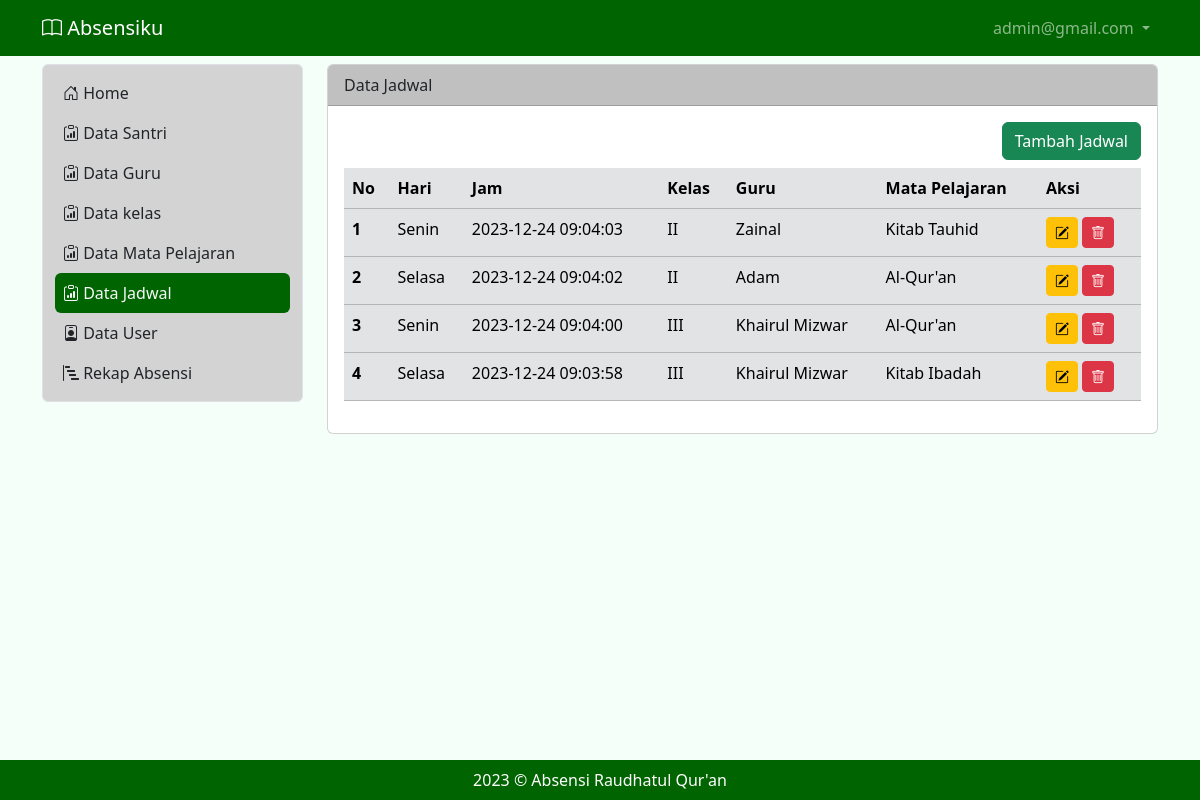
The page /jadwal (signed in) on the database its author committed.
### tables this page shows
CREATE TABLE IF NOT EXISTS `tb_user` (
  `id` int NOT NULL AUTO_INCREMENT,
  `nama` varchar(100) DEFAULT NULL,
  `username` varchar(200) DEFAULT NULL,
  `password` varchar(200) DEFAULT NULL,
  `level` int DEFAULT NULL,
  PRIMARY KEY (`id`)
);

CREATE TABLE IF NOT EXISTS `tb_jadwal` (
  `idj` int NOT NULL AUTO_INCREMENT,
  `hari` varchar(50) DEFAULT NULL,
  `jam` timestamp NULL DEFAULT NULL,
  `kelas` varchar(50) DEFAULT NULL,
  `guru` varchar(200) DEFAULT NULL,
  `mapel` varchar(50) DEFAULT NULL,
  PRIMARY KEY (`idj`)
);

### jadwal.php (the view, shortened to what this page needs)
<?php
include "proses/connect.php";
$query = mysqli_query($conn, "SELECT * FROM tb_jadwal GROUP BY idj ORDER BY jam DESC");
while ($record = mysqli_fetch_array($query)) {
    $result[] = $record;
}
?>
<div class="col-lg-9 mt-2">
    <div class="card">
        <div class="card-header bg-dark">
            Data Jadwal
        </div>
        <div class="card-body">
            <div class="row">
                <div class="col d-flex justify-content-end">
                    <button class="btn btn-success mb-2" data-bs-toggle="modal" data-bs-target="#ModalTambahUser"> Tambah Jadwal</button>
                </div>
            </div>
            <?php
            if (empty($result)) {
                echo "Data Jadwal Tidak Ada";
            } else {
            ?>
                <div class="table-responsive">
                    <table class="table table-hover table-secondary">
                        <thead>
                            <tr class="text-nowrap">
                                <th scope="col">No</th>
                                <th scope="col">Hari</th>
                                <th scope="col">Jam</th>
                                <th scope="col">Kelas</th>
                                <th scope="col">Guru</th>
                                <th scope="col">Mata Pelajaran</th>
                                <th scope="col">Aksi</th>
                            </tr>
                        </thead>
                        <tbody>
                            <?php
                            $no = 1;
                            foreach ($result as $row) {
                            ?>
                                <tr>
                                    <th scope="row"><?php echo $no++ ?></th>
                                    <td><?php echo $row['hari'] ?></td>
                                    <td><?php echo $row['jam'] ?></td>
                                    <td><?php echo $row['kelas'] ?></td>
                                    <td><?php echo $row['guru'] ?></td>
                                    <td><?php echo $row['mapel'] ?></td>
                                    <td>
                                        <div class="d-flex">
                                            <button class="btn btn-warning btn-sm me-1" data-bs-toggle="modal" data-bs-target="#ModalEdit<?php echo $row['idj'] ?>"><i class="bi bi-pencil-square"></i></button>
                                            <button class="btn btn-danger btn-sm me-1 " data-bs-toggle="modal" data-bs-target="#ModalDelete<?php echo $row['idj'] ?>"><i class="bi bi-trash"></i></button>
                                        </div>
                                    </td>
                                </tr>
                            <?php
                            }
                            ?>
                        </tbody>
                    </table>
                </div>
            <?php
            }
            ?>
        </div>
    </div>
</div>
</div>
</div>

### index.php (shortened to what this page needs)
<?php
if(isset($_GET['x']) && $_GET['x']=='home'){
    $page = "home.php";
    include "main.php";
}elseif(isset($_GET['x']) && $_GET['x']=='santri'){
    $page = "santri.php";
    include "main.php";
}elseif(isset($_GET['x']) && $_GET['x']=='guru'){
    $page = "guru.php";
    include "main.php";
}elseif(isset($_GET['x']) && $_GET['x']=='kelas'){
    $page = "kelas.php";
    include "main.php";
}elseif(isset($_GET['x']) && $_GET['x']=='matapelajaran'){
    $page = "matapelajaran.php";
    include "main.php";
}elseif(isset($_GET['x']) && $_GET['x']=='jadwal'){
    include "main.php";
}elseif(isset($_GET['x']) && $_GET['x']=='user'){
    $page = "user.php";
    include "main.php";
}elseif(isset($_GET['x']) && $_GET['x']=='rekapabsensi'){
    $page = "rekapabsensi.php";
    include "main.php";
}elseif(isset($_GET['x']) && $_GET['x']=='absensiku'){
    $page = "absensiku.php";
    include "main.php";
}elseif(isset($_GET['x']) && $_GET['x']=='jadwalguru'){
    $page = "jadwalguru.php";
    include "main.php";
}elseif(isset($_GET['x']) && $_GET['x']=='login'){
    include "login.php";
}elseif(isset($_GET['x']) && $_GET['x']=='logout'){
    include "proses/proses_logout.php";
}else{
    $page = "home.php";
    include "main.php";
}
?>

### main.php (shortened to what this page needs)
<?php
    include "proses/connect.php";
    $query = mysqli_query($conn, "SELECT * FROM tb_user WHERE username = '$_SESSION[username_absensiku]'");
    $hasil = mysqli_fetch_array($query);
?>
<!doctype html>
<html lang="en">
<head>
    <link href="https://cdn.jsdelivr.net/npm/bootstrap@5.3.2/dist/css/bootstrap.min.css" rel="stylesheet">
    <link rel="stylesheet" href="https://cdn.jsdelivr.net/npm/bootstrap-icons@1.11.2/font/bootstrap-icons.min.css">
    <link rel="stylesheet" href="style.css">
</head>
<body style="background-color: #F5FFFA;">
    <?php include "header.php"; ?>
    <div class="container-lg">
        <div class="row">
            <?php include "sidebar.php"; ?>
            <?php
                include $page;
            ?>
        <div class="fixed-bottom bg-success text-white text-center py-2">
            2023 © Absensi Raudhatul Qur'an
        </div>
</body>
</html>

### header.php (shortened to what this page needs)
<nav class="navbar navbar-expand navbar-dark bg-success sticky-top">
        <div class="container-lg">
            <a class="navbar-brand" href="."><i class="bi bi-book"></i> Absensiku</a>
            <div class="collapse navbar-collapse justify-content-end" id="navbarNavDropdown">
                <ul class="navbar-nav">
                    <li class="nav-item dropdown">
                        <a class="nav-link dropdown-toggle" href="#" role="button" data-bs-toggle="dropdown" aria-expanded="false">
                            <?php echo $hasil['username']; ?>
                        </a>
                    </li>
                </ul>
            </div>
        </div>
</nav>

### sidebar.php (shortened to what this page needs)
<div class="col-lg-3">
                <nav class="navbar navbar-expand-lg bg-body-tertiary rounded border mt-2">
                    <div class="container-fluid">
                        <div class="offcanvas offcanvas-start" tabindex="-1" id="offcanvasNavbar" aria-labelledby="offcanvasNavbarLabel" style="width: 200px;">
                            <div class="offcanvas-body">
                                <ul class="navbar-nav nav-pills flex-column justify-content-end flex-grow-1">
                                    <li class="nav-item">
                                        <a class="nav-link ps-2 <?php echo ((isset($_GET['x']) && $_GET['x']=='home') || !isset($_GET['x'])) ? 'active link-light' : 'link-dark' ; ?>" aria-current="page" href="home"><i class="bi bi-house-door"></i> Home</a>
                                    </li>
                                    <?php if($hasil['level']==1){?>
                                    <li class="nav-item">
                                        <a class="nav-link ps-2 <?php echo (isset($_GET['x']) && $_GET['x']=='santri') ? 'active link-light' : 'link-dark' ; ?>" href="santri"><i class="bi bi-clipboard-data"></i> Data Santri</a>
                                    </li>
                                    <li class="nav-item">
                                        <a class="nav-link ps-2 <?php echo (isset($_GET['x']) && $_GET['x']=='guru') ? 'active link-light' : 'link-dark' ; ?>" href="guru"><i class="bi bi-clipboard-data"></i> Data Guru</a>
                                    </li>
                                    <li class="nav-item">
                                        <a class="nav-link ps-2 <?php echo (isset($_GET['x']) && $_GET['x']=='kelas') ? 'active link-light' : 'link-dark' ; ?>" href="kelas"><i class="bi bi-clipboard-data"></i> Data kelas</a>
                                    </li>
                                    <li class="nav-item">
                                        <a class="nav-link ps-2 <?php echo (isset($_GET['x']) && $_GET['x']=='matapelajaran') ? 'active link-light' : 'link-dark' ; ?>" href="matapelajaran"><i class="bi bi-clipboard-data"></i> Data Mata Pelajaran</a>
                                    </li>
                                    <li class="nav-item">
                                        <a class="nav-link ps-2 <?php echo (isset($_GET['x']) && $_GET['x']=='jadwal') ? 'active link-light' : 'link-dark' ; ?>" href="jadwal"><i class="bi bi-clipboard-data"></i> Data Jadwal</a>
                                    </li>
                                    <li class="nav-item">
                                        <a class="nav-link ps-2 <?php echo (isset($_GET['x']) && $_GET['x']=='user') ? 'active link-light' : 'link-dark' ; ?>" href="user"><i class="bi bi-person-badge"></i> Data User</a>
                                    </li>
                                    <li class="nav-item">
                                        <a class="nav-link ps-2 <?php echo (isset($_GET['x']) && $_GET['x']=='rekapabsensi') ? 'active link-light' : 'link-dark' ; ?>" href="rekapabsensi"><i class="bi bi-bar-chart-steps"></i> Rekap Absensi</a>
                                    </li>
                                    <?php } ?>
                                </ul>
                            </div>
                        </div>
                    </div>
                </nav>
            </div>

### style.css (style rules this page uses)
.bg-success { background-color: #006400 !important; }
.bg-body-tertiary { background-color: #D3D3D3 !important; }
.nav-link.active { background-color: #006400 !important; }
.bg-dark { background-color: #C0C0C0 !important; }

### rows shown on the page
tb_user: username "admin@gmail.com"
tb_jadwal: hari "Senin", jam "2023-12-24 09:04:03", kelas "II", guru "Zainal", mapel "Kitab Tauhid"
tb_jadwal: hari "Selasa", jam "2023-12-24 09:04:02", kelas "II", guru "Adam", mapel "Al-Qur'an"
tb_jadwal: hari "Senin", jam "2023-12-24 09:04:00", kelas "III", guru "Khairul Mizwar", mapel "Al-Qur'an"
tb_jadwal: hari "Selasa", jam "2023-12-24 09:03:58", kelas "III", guru "Khairul Mizwar", mapel "Kitab Ibadah"
